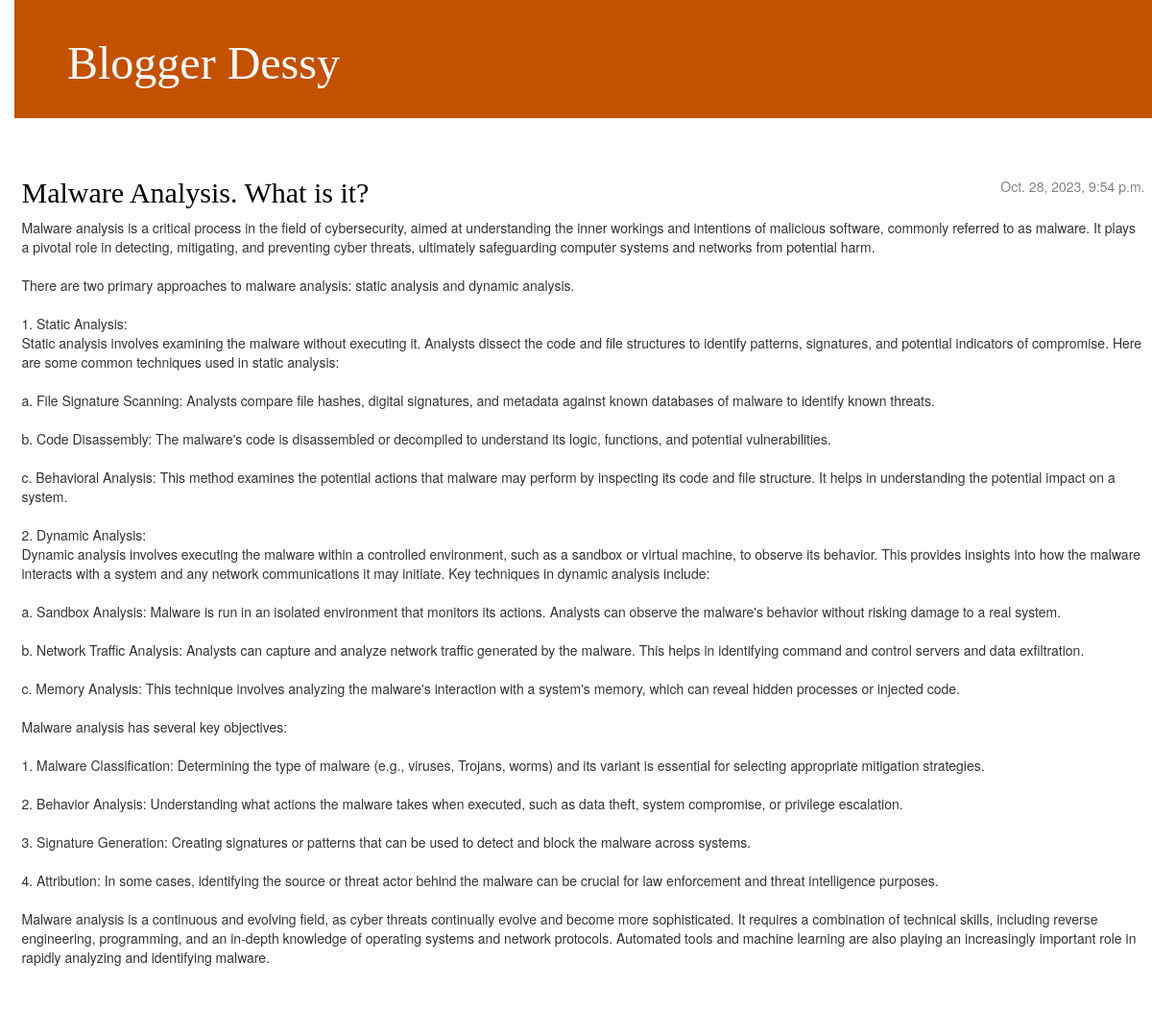
The page / on the database its author committed.
### blog/models.py (models this page shows, shortened)
class Post(models.Model):
    author = models.ForeignKey(settings.AUTH_USER_MODEL, on_delete=models.CASCADE)
    title = models.CharField(max_length=200)
    text = models.TextField()
    created_date = models.DateTimeField(default=timezone.now)
    published_date = models.DateTimeField(blank=True, null=True)

### blog/views.py (the view)
# urls.py: path('', views.post_list, name='post_list'),
def post_list(request):
    posts = Post.objects.filter(published_date__lte=timezone.now()).order_by('published_date')
    return render(request, 'blog/post_list.html', {'posts': posts})

### blog/templates/blog/post_list.html (shortened to what this page needs)
{% load static %}
<!DOCTYPE html>
<html>
  <head>
    <link rel="stylesheet" href="https://maxcdn.bootstrapcdn.com/bootstrap/3.4.1/css/bootstrap.min.css"/>
    <link rel="stylesheet" href="{% static 'css/blog.css' %}" />
  </head>
  <body>
    <header class="page-header">
      <div class="container">
        <h1><a href="/">Blogger Dessy</a></h1>
      </div>
    </header>
    <main class="container">
      <div class="row">
        <div class="col">
          {% for post in posts %}
          <article class="post">
            <time class="date"> {{ post.published_date }} </time>
            <h2><a href="">{{ post.title }}</a></h2>
            <p>{{ post.text|linebreaksbr }}</p>
          </article>
          {% endfor %}
        </div>
      </div>
    </main>
  </body>
</html>

### blog/static/css/blog.css (style rules this page uses)
h1 a, h2 a { color: #c25100; font-family: "sans-serif"; }
body { padding-left: 15px; }
.page-header { background-color: #c25100; margin-top: 0; margin-bottom: 40px; padding: 20px 20px 20px 40px; }
.page-header h1, .page-header h1 a, .page-header h1 a:visited, .page-header h1 a:active { color: #ffffff; font-size: 36pt; text-decoration: none; }
h1, h2, h3, h4 { font-family: "sans-serif", cursive; }
.date { color: #828282; }
.post { margin-bottom: 70px; }
.post h2 a, .post h2 a:visited { color: #000000; }
.post > .date, .post > .actions { float: right; }

### rows shown on the page
Post: published_date "Oct. 28, 2023, 9:54 p.m.", title "Malware Analysis. What is it?", text "Malware analysis is a critical process in the field of cybersecurity, aimed at understanding the inner workings and intentions of malicious software, commonly referred to as malware. It plays a pivotal role in detecting, mitigating, and preventing cyber threats, ultimately safeguarding computer systems and networks from potential harm. There are two primary approaches to malware analysis: static analysis and dynamic analysis. 1. Static Analysis: Static analysis involves examining the malware without executing it. Analysts dissect the code and file structures to identify patterns, signatures, and potential indicators of compromise. Here are some common techniques used in static analysis: a.…"
